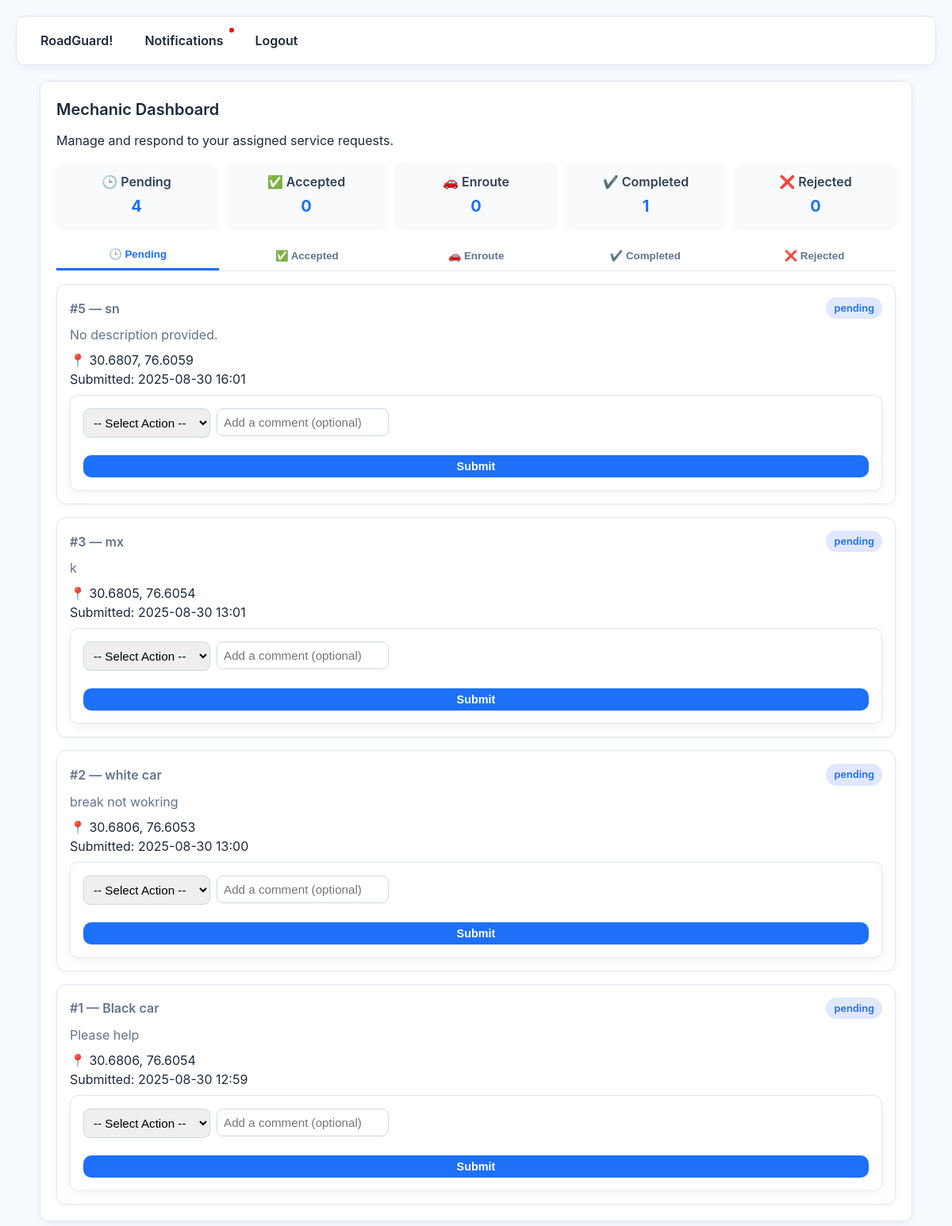
Page /mechanic/dashboard (signed in) on the earlier database version.
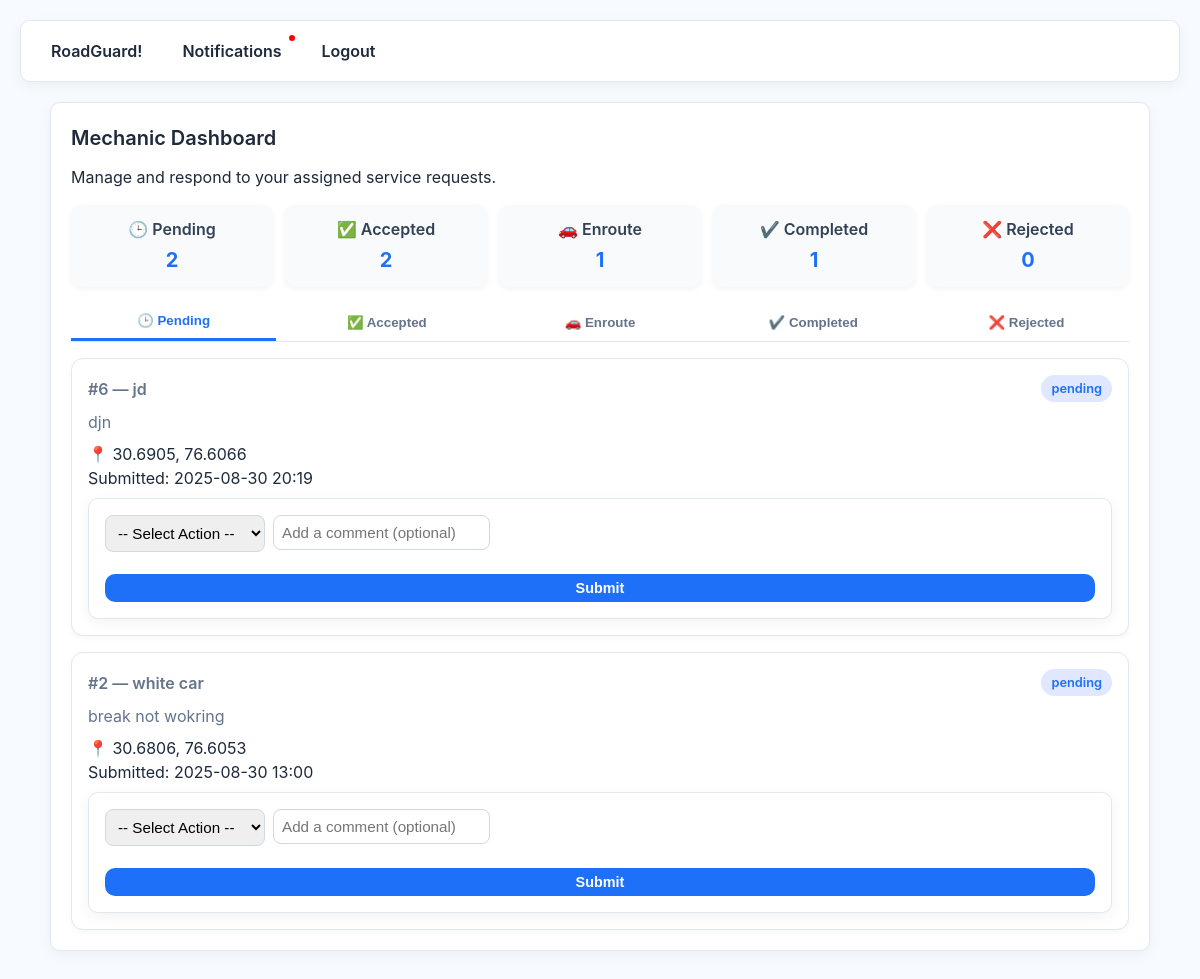
Same page on the later database version.
### app.py (models this page shows)
class ServiceRequest(db.Model):
    id = db.Column(db.Integer, primary_key=True)
    user_id = db.Column(db.Integer, db.ForeignKey('user.id'))
    title = db.Column(db.String(200))
    description = db.Column(db.Text)
    lat = db.Column(db.Float)
    lng = db.Column(db.Float)
    status = db.Column(db.String(50), default='submitted')
    created_at = db.Column(db.DateTime, default=datetime.utcnow)
    assigned_mechanic_id = db.Column(db.Integer, db.ForeignKey('user.id'), nullable=True)
    mechanic_response = db.Column(db.Text, nullable=True)
    user = db.relationship("User", foreign_keys=[user_id], backref="requests_made")
    mechanic = db.relationship("User", foreign_keys=[assigned_mechanic_id], backref="requests_taken")

### app.py (the view)
@app.route('/mechanic/dashboard')
@login_required
def mechanic_dashboard():
    if current_user.role != Role.MECHANIC.value:
        flash("Unauthorized",'danger')
        return redirect(url_for('index'))
    assigned = ServiceRequest.query.filter_by(assigned_mechanic_id=current_user.id).order_by(ServiceRequest.created_at.desc()).all()
    return render_template('mechanic_dashboard.html', assigned=assigned)

### app.py (called while the page is built)
@login_manager.user_loader
def load_user(user_id):
    return User.query.get(int(user_id))

### templates/mechanic_dashboard.html (shortened to what this page needs)
{% extends 'layout.html' %}
{% block content %}
<div class="card fade-in">
  <h2>Mechanic Dashboard</h2>
  <p class="small-muted">Manage and respond to your assigned service requests.</p>
  <div class="status-counters mt-16">
    <div class="counter-box pending">🕒 Pending <span>{{ assigned|selectattr("status","equalto","pending")|list|length }}</span></div>
    <div class="counter-box accepted">✅ Accepted <span>{{ assigned|selectattr("status","equalto","accepted")|list|length }}</span></div>
    <div class="counter-box enroute">🚗 Enroute <span>{{ assigned|selectattr("status","equalto","enroute")|list|length }}</span></div>
    <div class="counter-box completed">✔️ Completed <span>{{ assigned|selectattr("status","equalto","completed")|list|length }}</span></div>
    <div class="counter-box rejected">❌ Rejected <span>{{ assigned|selectattr("status","equalto","rejected")|list|length }}</span></div>
  </div>
  <div class="tabs mt-16">
    <button class="tab-btn active" onclick="openTab(event, 'pending')">🕒 Pending</button>
    <button class="tab-btn" onclick="openTab(event, 'accepted')">✅ Accepted</button>
    <button class="tab-btn" onclick="openTab(event, 'enroute')">🚗 Enroute</button>
    <button class="tab-btn" onclick="openTab(event, 'completed')">✔️ Completed</button>
    <button class="tab-btn" onclick="openTab(event, 'rejected')">❌ Rejected</button>
  </div>
  {% for status in ['pending','accepted','enroute','completed','rejected'] %}
  <div id="{{ status }}" class="tab-content mt-16 {% if status == 'pending' %}active{% else %}hidden{% endif %}">
    {% set tasks = assigned|selectattr("status","equalto",status)|list %}
    {% if tasks %}
      <div class="task-list">
        {% for a in tasks %}
        <div class="task-card">
          <div class="task-header">
            <h3>#{{ a.id }} — {{ a.title }}</h3>
            <span class="badge {{ a.status|lower }}">{{ a.status }}</span>
          </div>
          <p class="desc">{{ a.description or "No description provided." }}</p>
          <p class="small-muted">
            📍 {{ "%.4f"|format(a.lat) }}, {{ "%.4f"|format(a.lng) }} <br>
            Submitted: {{ a.created_at.strftime('%Y-%m-%d %H:%M') }}
          </p>
          {% if status not in ['completed','rejected'] %}
          <form method="post" action="{{ url_for('mechanic_respond', req_id=a.id) }}" class="respond-form mt-12">
            <div class="form-row">
              <select name="action" required>
                <option value="">-- Select Action --</option>
              </select>
            </div>
            <div class="form-row">
              <input name="comment" placeholder="Add a comment (optional)">
            </div>
            <button type="submit" class="btn small">Submit</button>
          </form>
          {% endif %}
        </div>
        {% endfor %}
      </div>
    {% else %}
      <div class="empty">No {{ status }} tasks.</div>
    {% endif %}
  </div>
  {% endfor %}
</div>
{% endblock %}

Differences in the rows shown:
no longer on this page (row edited): ServiceRequest: id "5", title "sn", status "pending", description "No description provided.", lat "30.6807", lng "76.6059", created_at "2025-08-30 16:01"
no longer on this page (row edited): ServiceRequest: id "3", title "mx", status "pending", description "k", lat "30.6805", lng "76.6054", created_at "2025-08-30 13:01"
no longer on this page (row edited): ServiceRequest: id "1", title "Black car", status "pending", description "Please help", lat "30.6806", lng "76.6054", created_at "2025-08-30 12:59"
added ServiceRequest: id "6", title "jd", status "pending", description "djn", lat "30.6905", lng "76.6066", created_at "2025-08-30 20:19"
Other differences:
{{ assigned|selectattr("status","equalto","pending")|list|length }}: "4" → "2"
{{ assigned|selectattr("status","equalto","accepted")|list|length }}: "0" → "2"
{{ assigned|selectattr("status","equalto","enroute")|list|length }}: "0" → "1"
